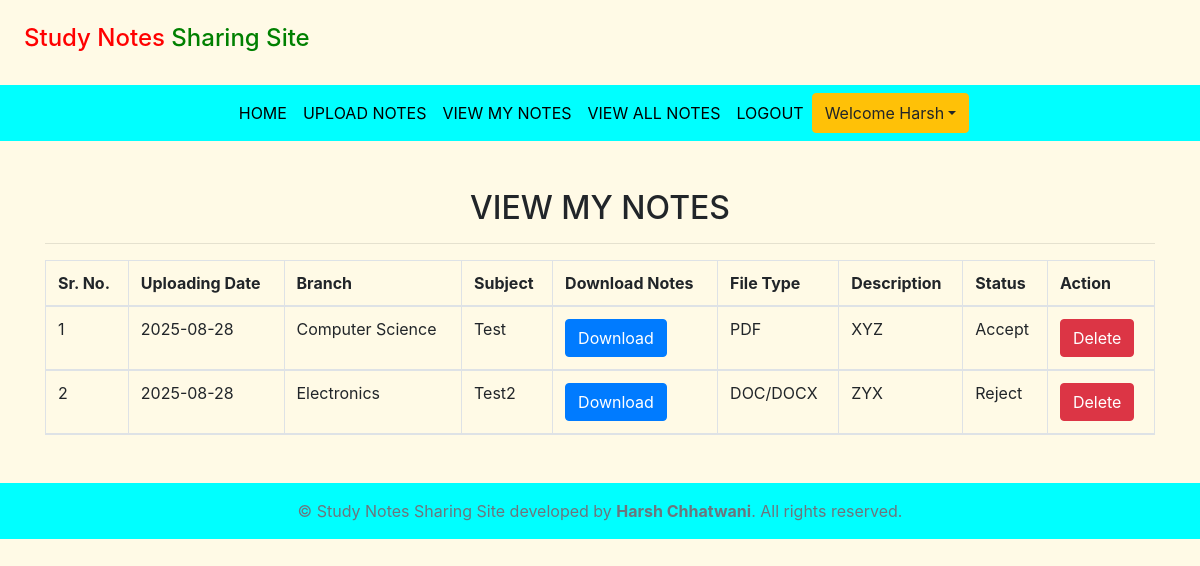
Page /view_mynotes (signed in) on the committed database.
### notes/models.py (models this page shows, shortened)
class Notes(models.Model):
    user = models.ForeignKey(User, on_delete=models.CASCADE)
    uploadingdate = models.CharField(max_length=30)
    branch = models.CharField(max_length=30)
    subject = models.CharField(max_length=30)
    notesfile = models.FileField(null=True)
    filetype = models.CharField(max_length=30)
    description = models.CharField(max_length=200, null=True)
    status = models.CharField(max_length=15)

### notes/views.py (the view)
# urls.py: path('view_mynotes',view_mynotes,name='view_mynotes'),
def view_mynotes(request):
    if not request.user.is_authenticated:
        return redirect('/login')
    user = User.objects.get(id=request.user.id)
    notes = Notes.objects.filter(user=user)
    d = {'notes': notes}
    return render(request, 'view_mynotes.html', d)

### notes/templates/view_mynotes.html
{% extends 'usernavigation.html' %}
{% load static %}
{% block body %}
<div class="container mt-5">
    <h2 class="text-center">VIEW MY NOTES</h2>
    <hr>
    <table class="table table-bordered" id="example">
        <thead>
        <tr>
            <th>Sr. No.</th>
            <th>Uploading Date</th>
            <th>Branch</th>
            <th>Subject</th>
            <th>Download Notes</th>
            <th>File Type</th>
            <th>Description</th>
            <th>Status</th>
            <th>Action</th>
        </tr>
        <tr>
            {% for i in notes %}
            <tr>
                <td>{{forloop.counter}}</td>
                <td>{{i.uploadingdate}}</td>
                <td>{{i.branch}}</td>
                <td>{{i.subject}}</td>
                <td><a href="{{i.notesfile.url}}" class="btn btn-primary" download>Download</a></td>
                <td>{{i.filetype}}</td>
                <td>{{i.description}}</td>
                <td>{{i.status}}</td>
                <td><a href="{% url 'delete_mynotes' i.id %}" class="btn btn-danger" onclick="return confirm('Are you sure?')">Delete</a></td>
            </tr>
            {% endfor %}
        </tr>
        </thead>
    </table>
</div>
{% endblock %}

### notes/templates/usernavigation.html (shortened to what this page needs)
<html lang="en">
<head>
  {% load static %}
  <link rel="stylesheet" href="https://maxcdn.bootstrapcdn.com/bootstrap/4.3.1/css/bootstrap.min.css">
  <link rel="stylesheet" href="https://use.fontawesome.com/releases/v5.6.3/css/all.css">
  <link rel="stylesheet" href="{% static 'css/mystyle.css' %}?v=2">
</head>
<body>
<h4 style="padding:2%"><span style="color:red;">Study Notes</span><span style="color:green;"> Sharing Site</span></h4>
<nav class="navbar navbar-expand-sm justify-content-center" style="background-color : aqua;">
<ul class="navbar-nav">
  <li class="navbar-item">
    <a class="nav-link" href="{% url 'profile' %}">HOME</a>
  </li>
  <li class="nav-item">
    <a class="nav-link" href="{% url 'upload_notes' %}">UPLOAD NOTES</a>
  </li>
  <li class="nav-item">
    <a class="nav-link" href="{% url 'view_mynotes' %}">VIEW MY NOTES</a>
  </li>
  <li class="nav-item">
    <a class="nav-link" href="{% url 'view_allnotes' %}">VIEW ALL NOTES</a>
  </li>
  <li class="nav-item">
    <a class="nav-link" href="{% url 'logout' %}">LOGOUT</a>
  </li>
  <div class="btn-group">
      <button type="button" class="btn btn-warning dropdown-toggle" data-toggle="dropdown">Welcome {{request.user.first_name}}</button>
  </div>
</ul>
</nav>
{% block body %}
{% endblock %}
<footer class="text-center text-lg-start bg-light text-muted mt-5">
  <div class="text-center p-3" style="background-color: aqua;">
    © {{ now|date:"Y" }} Study Notes Sharing Site developed by <b>Harsh Chhatwani</b>. All rights reserved.
  </div>
</footer>
</body>
</html>

### notes/static/css/mystyle.css (style rules this page uses)
body { background-color:#fffae6; }
.nav-link { color:black; }

### rows in the picture
Notes: uploadingdate "2025-08-28", branch "Computer Science", subject "Test", filetype "PDF", description "XYZ", status "Accept"
Notes: uploadingdate "2025-08-28", branch "Electronics", subject "Test2", filetype "DOC/DOCX", description "ZYX", status "Reject"

### other values in the picture
{{ request.user.first_name }} "Harsh"
